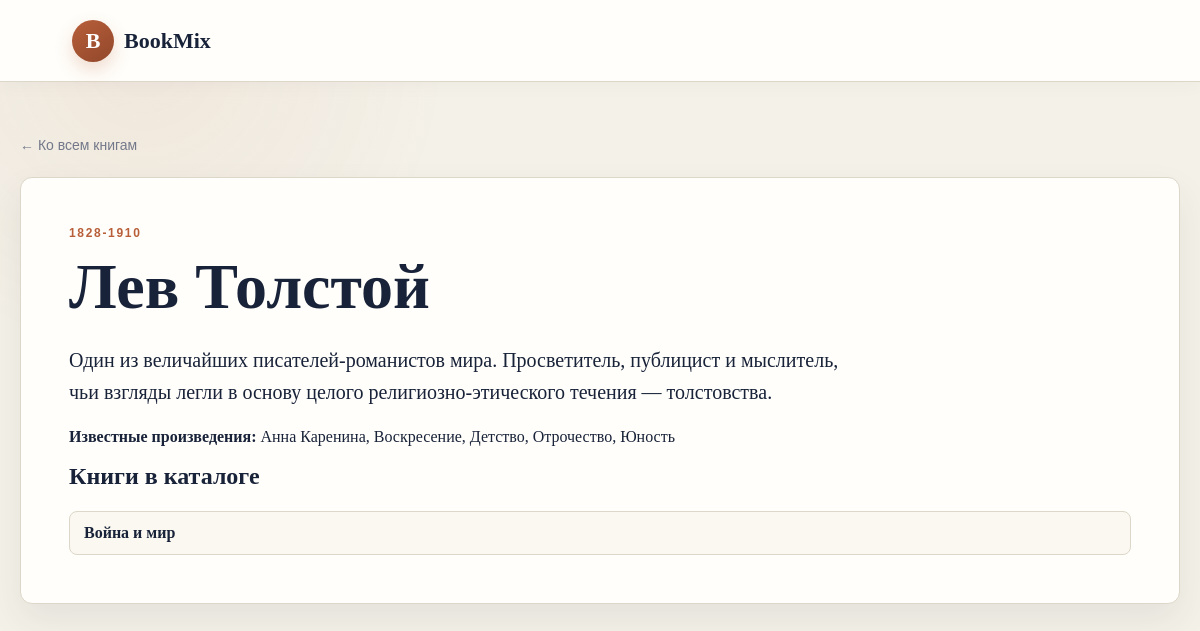
Before: /authors/17/ with the older database file.
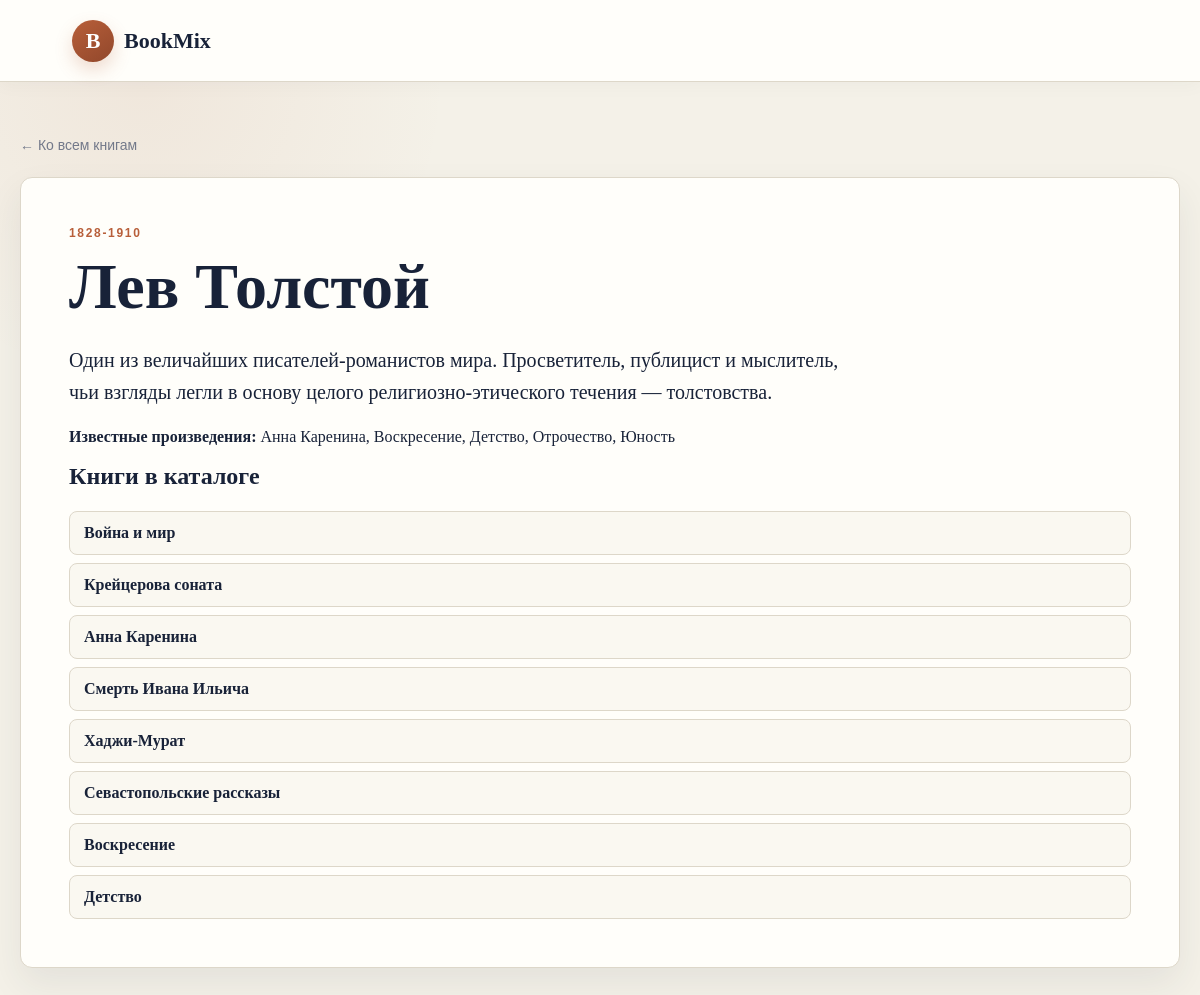
After: the same page with the newer database file.
### books/models.py (models this page shows, shortened)
class Book(models.Model):
    title = models.CharField(max_length=200)
    author = models.ForeignKey(
        Author,
        on_delete=models.CASCADE,
        related_name='books'
    )
    img_src = models.URLField(blank=True, null=True)
    publication_date = models.DateField()
    short_desc = models.TextField()

### mysite/views.py (the view)
# urls.py: path('authors/<int:author_id>/', views.author_detail, name='author_detail'),
def author_detail(request, author_id):
    author = get_object_or_404(
        Author.objects.prefetch_related("books"),
        id=author_id,
    )
    return render(request, "author_detail.html", {"author": author})

### mysite/templates/author_detail.html (shortened to what this page needs)
{% load static %}
<!DOCTYPE html>
<html lang="ru">
<head>
    <link rel="stylesheet" href="{% static 'css/style.css' %}?v=20261121">
</head>
<body>
    <header class="site-header">
        <a class="brand" href="{% url 'home' %}"><span class="brand-mark">B</span><span>BookMix</span></a>
    </header>
    <main>
        <a class="back-link" href="{% url 'home' %}">← Ко всем книгам</a>
        <article class="author-profile">
            <p class="eyebrow">{{ author.years_of_age }}</p>
            <h1>{{ author.name }}</h1>
            <p class="lead">{{ author.bio }}</p>
            {% if author.works %}<p><strong>Известные произведения:</strong> {{ author.works }}</p>{% endif %}
            <h2>Книги в каталоге</h2>
            <ul class="author-books">
                {% for book in author.books.all %}
                <li><a href="{% url 'book_detail' book_id=book.id %}">{{ book.title }}</a></li>
                {% empty %}
                <li>Книги пока не добавлены.</li>
                {% endfor %}
            </ul>
        </article>
    </main>
</body>
</html>

Changed rows visible on the page:
added Book: title "Крейцерова соната"
added Book: title "Анна Каренина"
added Book: title "Смерть Ивана Ильича"
added Book: title "Хаджи-Мурат"
added Book: title "Севастопольские рассказы"
added Book: title "Воскресение"
added Book: title "Детство"
